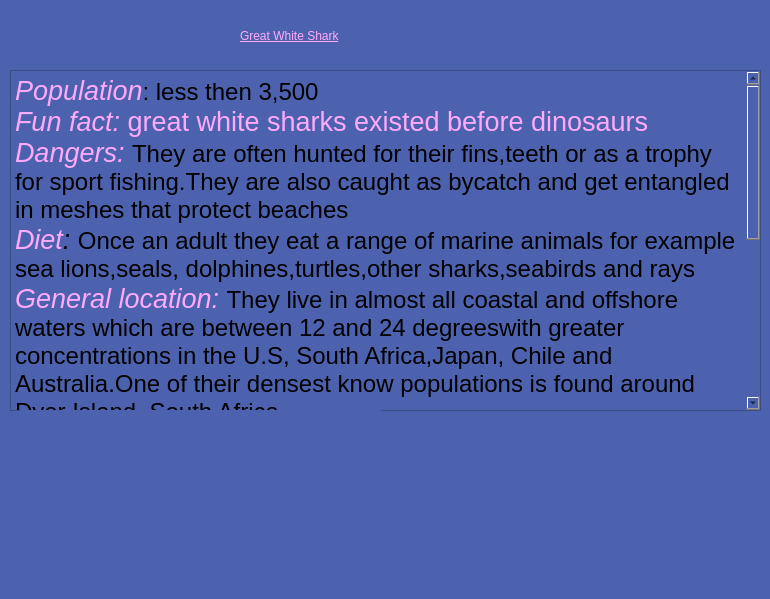
<?xml version="1.0" encoding="UTF-8"?>
<ui version="4.0">
 <class>Information_GWS</class>
 <widget class="QDialog" name="Information_GWS">
  <property name="geometry">
   <rect>
    <x>0</x>
    <y>0</y>
    <width>770</width>
    <height>599</height>
   </rect>
  </property>
  <property name="windowTitle">
   <string>Information</string>
  </property>
  <property name="styleSheet">
   <string notr="true">background-color: rgb(77, 98, 175);
color: rgb(0, 0, 0);
font: 18pt &quot;Palatino Linotype&quot;;</string>
  </property>
  <widget class="QLabel" name="title">
   <property name="geometry">
    <rect>
     <x>240</x>
     <y>20</y>
     <width>271</width>
     <height>31</height>
    </rect>
   </property>
   <property name="styleSheet">
    <string notr="true">
font: 24pt &quot;Palatino Linotype&quot;;
text-decoration: underline;
color: rgb(255, 170, 255);
</string>
   </property>
   <property name="text">
    <string>Great White Shark</string>
   </property>
  </widget>
  <widget class="QTextBrowser" name="info_box">
   <property name="geometry">
    <rect>
     <x>10</x>
     <y>70</y>
     <width>751</width>
     <height>341</height>
    </rect>
   </property>
   <property name="html">
    <string>&lt;!DOCTYPE HTML PUBLIC &quot;-//W3C//DTD HTML 4.0//EN&quot; &quot;http://www.w3.org/TR/REC-html40/strict.dtd&quot;&gt;
&lt;html&gt;&lt;head&gt;&lt;meta name=&quot;qrichtext&quot; content=&quot;1&quot; /&gt;&lt;style type=&quot;text/css&quot;&gt;
p, li { white-space: pre-wrap; }
&lt;/style&gt;&lt;/head&gt;&lt;body style=&quot; font-family:'Palatino Linotype'; font-size:18pt; font-weight:400; font-style:normal;&quot;&gt;
&lt;p style=&quot; margin-top:0px; margin-bottom:0px; margin-left:0px; margin-right:0px; -qt-block-indent:0; text-indent:0px;&quot;&gt;&lt;span style=&quot; font-size:20pt; font-style:italic; color:#ffaaff;&quot;&gt;Population&lt;/span&gt;&lt;span style=&quot; color:#000000;&quot;&gt;: less then 3,500 &lt;/span&gt;&lt;/p&gt;
&lt;p style=&quot; margin-top:0px; margin-bottom:0px; margin-left:0px; margin-right:0px; -qt-block-indent:0; text-indent:0px;&quot;&gt;&lt;span style=&quot; font-size:20pt; font-style:italic; color:#ffaaff;&quot;&gt;Fun fact: &lt;/span&gt;&lt;span style=&quot; font-size:20pt; color:#ffaaff;&quot;&gt;great white sharks existed before dinosaurs&lt;/span&gt;&lt;/p&gt;
&lt;p style=&quot; margin-top:0px; margin-bottom:0px; margin-left:0px; margin-right:0px; -qt-block-indent:0; text-indent:0px;&quot;&gt;&lt;span style=&quot; font-size:20pt; font-style:italic; color:#ffaaff;&quot;&gt;Dangers: &lt;/span&gt;&lt;span style=&quot; color:#000000;&quot;&gt;They are often hunted for their fins,teeth or as a trophy for sport fishing.They are also caught as bycatch and get entangled in meshes that protect beaches&lt;/span&gt;&lt;/p&gt;
&lt;p style=&quot; margin-top:0px; margin-bottom:0px; margin-left:0px; margin-right:0px; -qt-block-indent:0; text-indent:0px;&quot;&gt;&lt;span style=&quot; font-size:20pt; font-style:italic; color:#ffaaff;&quot;&gt;Diet&lt;/span&gt;&lt;span style=&quot; font-size:20pt; font-style:italic; color:#000000;&quot;&gt;: &lt;/span&gt;&lt;span style=&quot; color:#000000;&quot;&gt;Once an adult they eat a range of marine animals for example sea lions,seals, dolphines,turtles,other sharks,seabirds and rays&lt;/span&gt;&lt;/p&gt;
&lt;p style=&quot; margin-top:0px; margin-bottom:0px; margin-left:0px; margin-right:0px; -qt-block-indent:0; text-indent:0px;&quot;&gt;&lt;span style=&quot; font-size:20pt; font-style:italic; color:#ffaaff;&quot;&gt;General location: &lt;/span&gt;&lt;span style=&quot; color:#000000;&quot;&gt;They live in almost all coastal and offshore waters which are between 12 and 24 degreeswith greater concentrations in the U.S, South Africa,Japan, Chile and Australia.One of their densest know populations is found around Dyer Island, South Africa&lt;/span&gt;&lt;/p&gt;
&lt;p style=&quot; margin-top:0px; margin-bottom:0px; margin-left:0px; margin-right:0px; -qt-block-indent:0; text-indent:0px;&quot;&gt;&lt;span style=&quot; font-size:20pt; font-style:italic; color:#ffaaff;&quot;&gt;Role in ecosystem&lt;/span&gt;&lt;span style=&quot; color:#000000;&quot;&gt;:Help to maintain a balanced food web as they are apex predators and limit the abundance of their prey which preserve numbers within the food chain &lt;/span&gt;&lt;/p&gt;
&lt;p style=&quot; margin-top:0px; margin-bottom:0px; margin-left:0px; margin-right:0px; -qt-block-indent:0; text-indent:0px;&quot;&gt;&lt;span style=&quot; font-size:20pt; font-style:italic; color:#ffaaff;&quot;&gt;Life span&lt;/span&gt;&lt;span style=&quot; color:#000000;&quot;&gt;: 70 years or more&lt;/span&gt;&lt;/p&gt;
&lt;p style=&quot; margin-top:0px; margin-bottom:0px; margin-left:0px; margin-right:0px; -qt-block-indent:0; text-indent:0px;&quot;&gt;&lt;span style=&quot; font-size:20pt; font-style:italic; color:#ffaaff;&quot;&gt;Description&lt;/span&gt;&lt;span style=&quot; color:#000000;&quot;&gt;: Can weigh up to 4,500 pounds and are about 21 feet long. This means they are large, bulky fishes and are often described as shaped like a blunt torpedo. Their sharply pointed  conical snout,large pectoral and dorsal fins and strong cresvent shaped tail are some of the key identifiable features along with their white bellies and grey, dark blue or brown patterns on their back&lt;/span&gt;&lt;/p&gt;
&lt;p style=&quot; margin-top:0px; margin-bottom:0px; margin-left:0px; margin-right:0px; -qt-block-indent:0; text-indent:0px;&quot;&gt;&lt;span style=&quot; font-size:20pt; font-style:italic; color:#ffaaff;&quot;&gt;Fun fact:&lt;/span&gt;&lt;span style=&quot; font-size:20pt; color:#ffaaff;&quot;&gt;They can sense blood from up to 3 miles away&lt;/span&gt;&lt;/p&gt;&lt;/body&gt;&lt;/html&gt;</string>
   </property>
  </widget>
  <widget class="QLabel" name="photo">
   <property name="geometry">
    <rect>
     <x>20</x>
     <y>410</y>
     <width>361</width>
     <height>191</height>
    </rect>
   </property>
   <property name="text">
    <string/>
   </property>
   <property name="pixmap">
    <pixmap>great white.jpg</pixmap>
   </property>
   <property name="scaledContents">
    <bool>true</bool>
   </property>
  </widget>
 </widget>
 <resources/>
 <connections/>
</ui>
